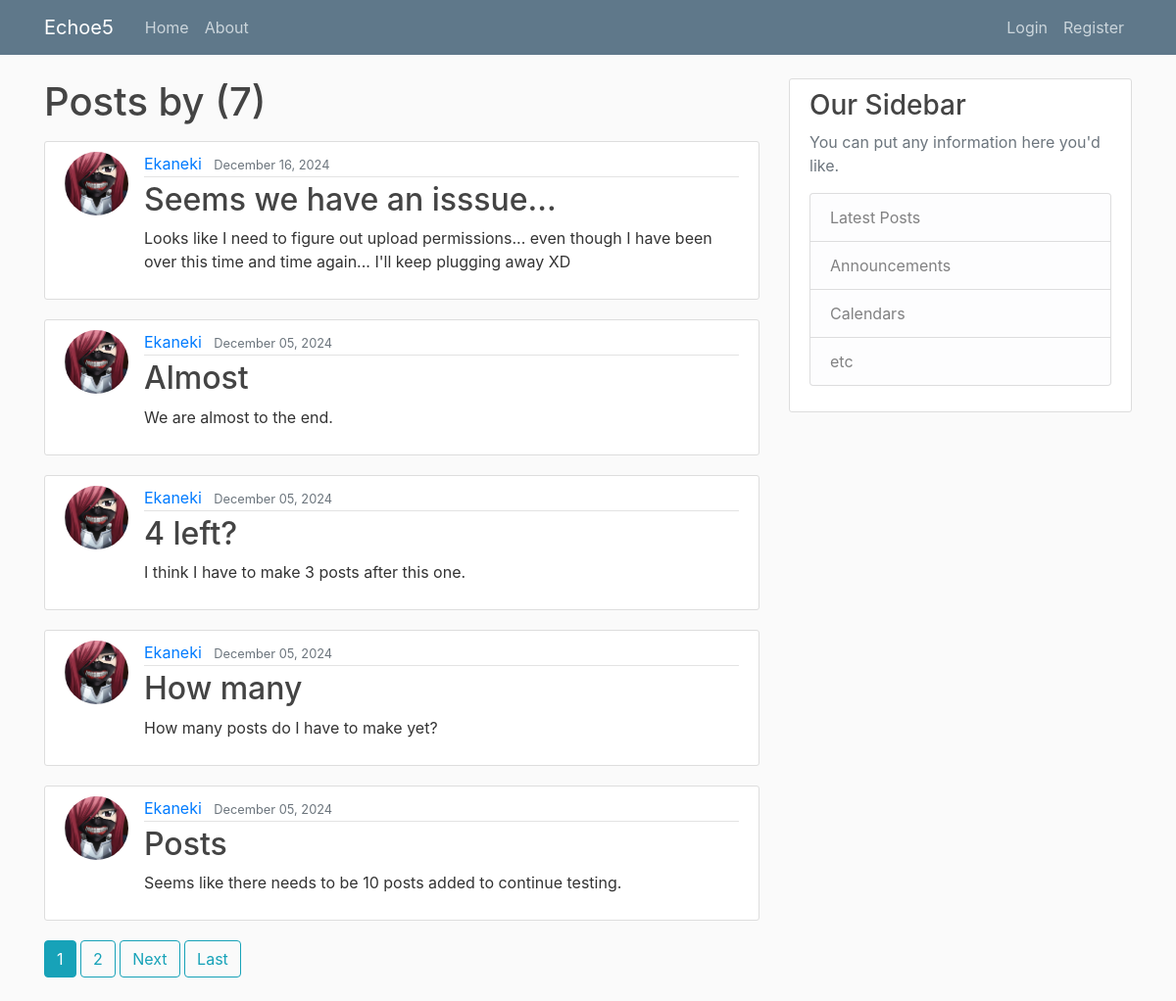
Screenshot of /user/Ekaneki with the database file from the repository.
### blog/models.py (models this page shows, shortened)
class Post(models.Model):
    title = models.CharField(max_length=100)
    content = models.TextField()
    date_posted = models.DateTimeField(default=timezone.now)
    author = models.ForeignKey(User, on_delete=models.CASCADE)

### users/models.py (models this page shows, shortened)
class Profile(models.Model):
    user = models.OneToOneField(User, on_delete=models.CASCADE)
    profile_picture = models.ImageField(
        upload_to='profile_pics/',
        default='profile_pics/default.png',
        blank=True,
        null=True
        )

### blog/views.py (the view)
# urls.py: path('user/<str:username>', UserPostListView.as_view(), name='user-posts'),
class UserPostListView(ListView):
    model = Post
    template_name = 'blog/user_posts.html' # <app>/<model>_<viewtype>.html
    context_object_name = 'posts'
    paginate_by = 5
    def get_queryset(self):
        user = get_object_or_404(User, username=self.kwargs.get('username'))
        return Post.objects.filter(author=user).order_by('-date_posted')

### blog/templates/blog/user_posts.html (shortened to what this page needs)
{% extends "blog/base.html" %}
{% block content %}
    <h1 class="mb-3">Posts by {{ view.kewrgs.username}} ({{ page_obj.paginator.count }})</h1>
    {% for post in posts %}
        <article class="media content-section">
            <img class="rounded-circle article-img" src="{{ post.author.profile.profile_picture.url }}">
            <div class="media-body">
                <div class="article-metadata">
                    <a class="mr-2" href="{% url 'user-posts' post.author.username %}">{{ post.author }}</a>
                    <small class="text-muted">{{ post.date_posted|date:"F d, Y" }}</small>
                </div>
                <h2><a class="article-title" href="{% url 'post-detail' post.id %}">{{ post.title }}</a></h2>
                <p class="article-content">{{ post.content }}</p>
            </div>
        </article>
    {% endfor %}
    {% if is_paginated %}
        {% for num in page_obj.paginator.page_range %}
            {% if page_obj.number == num %}
                <a class="btn btn-info mb-4" href="?page={{ num }}">{{ num }}</a>
            {% elif num > page_obj.number|add:'-3' and num < page_obj.number|add:'3' %}
                <a class="btn btn-outline-info mb-4" href="?page={{ num }}">{{ num }}</a>
            {% endif %}
        {% endfor %}
        {% if page_obj.has_next %}
            <a class="btn btn-outline-info mb-4" href="?page={{ page_obj.next_page_number }}">Next</a>
            <a class="btn btn-outline-info mb-4" href="?page={{ page_obj.paginator.num_pages }}">Last</a>
        {% endif %}
    {% endif %}
{% endblock content %}

### blog/templates/blog/base.html (shortened to what this page needs)
{% load static %}
<!DOCTYPE html>
<html>
<head>
    <link rel="stylesheet" href="https://cdn.jsdelivr.net/npm/bootstrap@4.0.0/dist/css/bootstrap.min.css">
    <link rel="stylesheet" type="text/css" href="{% static 'blog/main.css' %}">
</head>
<body>
    <header class="site-header">
        <nav class="navbar navbar-expand-md navbar-dark bg-steel fixed-top">
          <div class="container">
            <a class="navbar-brand mr-4" href="{% url 'blog-home' %}">Echoe5</a>
            <div class="collapse navbar-collapse" id="navbarToggle">
              <div class="navbar-nav mr-auto">
                <a class="nav-item nav-link" href="{% url 'blog-home' %}">Home</a>
                <a class="nav-item nav-link" href="{% url 'blog-about' %}">About</a>
              </div>
              <div class="navbar-nav">
                {% if user.is_authenticated %}
                  <a class="nav-item nav-link" href="{% url 'post-create' %}">New Echo</a>
                  <a class="nav-item nav-link" href="{% url 'profile' %}">Profile</a>
                  <form action="{% url 'logout' %}" method="post">
                    {% csrf_token %}
                    <button type="submit" class="btn btn-outline-light">Logout</button>
                  </form>
                {% else %}
                  <a class="nav-item nav-link" href="{% url 'login' %}">Login</a>
                  <a class="nav-item nav-link" href="{% url 'register' %}">Register</a>
                {% endif %}
              </div>
            </div>
          </div>
        </nav>
    </header>
    <main role="main" class="container">
        <div class="row">
          <div class="col-md-8">
            {% block content %}{% endblock %}
          </div>
          <div class="col-md-4">
            <div class="content-section">
              <h3>Our Sidebar</h3>
              <p class='text-muted'>You can put any information here you'd like.
                <ul class="list-group">
                  <li class="list-group-item list-group-item-light">Latest Posts</li>
                  <li class="list-group-item list-group-item-light">Announcements</li>
                  <li class="list-group-item list-group-item-light">Calendars</li>
                  <li class="list-group-item list-group-item-light">etc</li>
                </ul>
              </p>
            </div>
          </div>
        </div>
    </main>
</body>
</html>

### static/blog/main.css (style rules this page uses)
body { background: #fafafa; color: #333333; margin-top: 5rem; }
h1, h2, h3, h4, h5, h6 { color: #444444; }
ul { margin: 0; }
.bg-steel { background-color: #5f788a; }
.site-header .navbar-nav .nav-link { color: #cbd5db; }
.content-section { background: #ffffff; padding: 10px 20px; border: 1px solid #dddddd; border-radius: 3px; margin-bottom: 20px; }
.article-title { color: #444444; }
.article-content { white-space: pre-line; }
.article-img { height: 65px; width: 65px; margin-right: 16px; }
.article-metadata { padding-bottom: 1px; margin-bottom: 4px; border-bottom: 1px solid #e3e3e3 }

### rows the page displays
Post: author.profile.profile_picture (picture), author "Ekaneki", date_posted "December 16, 2024", title "Seems we have an isssue...", content "Looks like I need to figure out upload permissions... even though I have been over this time and time again... I'll keep plugging away XD"
Post: author.profile.profile_picture (picture), author "Ekaneki", date_posted "December 05, 2024", title "Almost", content "We are almost to the end."
Post: author.profile.profile_picture (picture), author "Ekaneki", date_posted "December 05, 2024", title "4 left?", content "I think I have to make 3 posts after this one."
Post: author.profile.profile_picture (picture), author "Ekaneki", date_posted "December 05, 2024", title "How many", content "How many posts do I have to make yet?"
Post: author.profile.profile_picture (picture), author "Ekaneki", date_posted "December 05, 2024", title "Posts", content "Seems like there needs to be 10 posts added to continue testing."

### other values shown
{{ page_obj.paginator.count }} "7"
{{ num }} "1"
{{ num }} "2"
